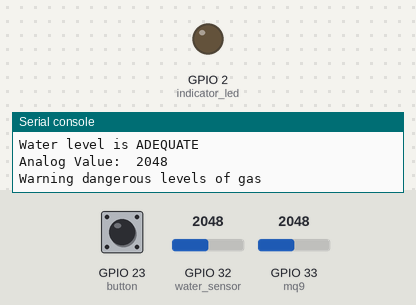
A program run on a simulated ESP32 board running MicroPython. Parts: output pins drawn as LEDs (lit = HIGH), the last lines printed to the serial console. The test bench sets the inputs (shaded band); at power-on: GPIO 32 (water_sensor) = 2048, GPIO 23 (button) HIGH, GPIO 33 (mq9) = 2048 (analog values on the 0–4095 scale). WiFi joins after 1.5 s; web requests get an empty 200 reply after 0.4 s.

Above: at 3.2 s.
3.3 s: GPIO 32 (water_sensor) set to 491
At 6.6 s:
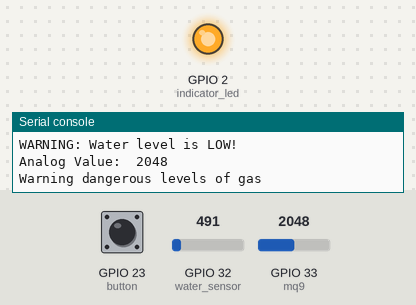
6.8 s: GPIO 23 (button) pulled LOW for 3.2 s
Timing chart, 0 to 17.5 s (numbered marks = the images above; inputs shaded):
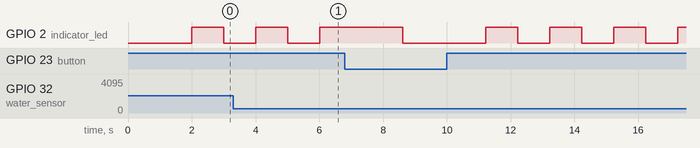

The program:

control.py
```python
import network
import urequests
import machine
import time
import ubinascii
from machine import ADC, Pin

SSID = "Ashraf"
PASSWORD = "ashdan2024"
ESP32CAM_IP = "192.168.1.114"
ESP32CAM_PATH = "/capture"
HIVE_REF = '67e9da6a78f6f3ff0a43625d'

SERVER_URL = "http://192.168.1.200:3000/hardware/addCapture"

button = machine.Pin(23, machine.Pin.IN, machine.Pin.PULL_UP)

water_sensor = ADC(Pin(32))
water_sensor.atten(ADC.ATTN_11DB)
water_sensor.width(ADC.WIDTH_12BIT)

WATER_THRESHOLD = 500
indicator_led = Pin(2, Pin.OUT)

last_water_state = None
water_level_low = False

mq9  = ADC(Pin(33))
mq9.atten(ADC.ATTN_11DB)

GAS_THRESHOLD = 2000

def connect_wifi():
    wlan = network.WLAN(network.STA_IF)
    wlan.active(True)
    if not wlan.isconnected():
        print("Connecting to Wi-Fi...")
        wlan.connect(SSID, PASSWORD)

        max_wait = 20
        while max_wait > 0:
            if wlan.isconnected():
                break
            max_wait -= 1
            print("Waiting for connection...")
            time.sleep(1)

    if wlan.isconnected():
        print("Connected:", wlan.ifconfig())
        return True
    else:
        print("Connection failed!")
        return False

def capture_image():
    print("Starting image capture process...")
    try:
        print(f"Sending GET request to http://{ESP32CAM_IP}{ESP32CAM_PATH}")

        response = urequests.get(f"http://{ESP32CAM_IP}{ESP32CAM_PATH}", timeout=10)

        print(f"Response status: {response.status_code}")
        print(f"Response headers: {response.headers}")

        if response.status_code == 200:
            content_type = response.headers.get('Content-Type', 'unknown')
            content_length = response.headers.get('Content-Length', 'unknown')
            print(f"Content-Type: {content_type}")
            print(f"Content-Length: {content_length}")

            print("Reading response content...")
            chunks = []
            total_size = 0
            chunk_size = 16

            while True:
                try:
                    chunk = response.raw.read(chunk_size)
                    if not chunk:
                        print("End of content reached")
                        break

                    chunks.append(chunk)
                    total_size += len(chunk)
                    print(f"Read chunk: {len(chunk)} bytes, total: {total_size} bytes")

                except Exception as e:
                    print(f"Error reading chunk: {e}")
                    break

            # Combine all chunks
            print(f"Total data read: {total_size} bytes")
            if total_size > 0:
                # Combine all chunks into a single bytes object
                image_data = b''.join(chunks)
                print(f"Image data assembled: {len(image_data)} bytes")

                # Close the response
                response.close()
                return image_data
            else:
                print("No data received")
                response.close()
                return None
        else:
            print(f"Error response: {response.status_code}")
            response.close()
            return None

    except Exception as e:
        print(f"Exception during image capture: {e}")
        return None

def send_to_server(image_data):
    try:
        print(f"Encoding {len(image_data)} bytes to base64...")

        base64_data = ubinascii.b2a_base64(image_data).decode('utf-8')
        print(f"Base64 encoded length: {len(base64_data)} characters")

        data = {
            'hiveRef': HIVE_REF,
            'image': base64_data
        }

        headers = {
            'Content-Type': 'application/json'
        }

        print(f"Sending to server at {SERVER_URL}")
        response = urequests.post(
            url=SERVER_URL,
            json=data,
            headers=headers
        )

        print(f"Server response status: {response.status_code}")
        if response.status_code == 200:
            print("Image successfully sent to server!")
            try:
                response_text = response.text
            except:
                print("Could not read response text")
        else:
            print(f"Server error status: {response.status_code}")
            try:
                print(f"Error details: {response.text}")
            except:
                print("Could not read error details")

        response.close()
        return response.status_code == 200

    except Exception as e:
        print(f"Error sending to server: {e}")
        return False

def capture_and_send():
    image_data = capture_image()

    if image_data and len(image_data) > 0:
        print(f"Successfully captured image: {len(image_data)} bytes")
        success = send_to_server(image_data)
        if success:
            print("Process completed successfully!")
        else:
            print("Failed to send image to server")
    else:
        print("Failed to capture image")

def check_water_level():
    global last_water_state, water_level_low

    indicator_led.value(not indicator_led.value())

    try:
        value = water_sensor.read()
        print(f"Water sensor reading: {value}, Threshold: {WATER_THRESHOLD}")

        if value < WATER_THRESHOLD:
            print("WARNING: Water level is LOW!")
            water_level_low = True

            if last_water_state is not None and last_water_state != water_level_low:
                print("Water level changed to LOW - capturing image")
        else:
            print("Water level is ADEQUATE")
            water_level_low = False

        last_water_state = water_level_low
        return value

    except Exception as e:
        print(f"Error reading water sensor: {e}")
        return None

def check_flammable_gas():
    analog_value = mq9.read()
    print("Analog Value: " , analog_value)
    if(analog_value > GAS_THRESHOLD):
        print("Warning dangerous levels of gas")

# Main loop
def main():
    if connect_wifi():
        print("System initialized - monitoring water level and waiting for button press")
        print(f"Water sensor is on GPIO 32 (ADC), threshold set to {WATER_THRESHOLD}")
        print("-" * 40)

    while True:


        if button.value() == 0:
            time.sleep(0.2)
            if button.value() == 0:
                print("Button pressed, capturing image...")
                capture_and_send()
                print("Waiting for next button press...")
                time.sleep(1)

        check_water_level()
        check_flammable_gas()

        time.sleep(1)

try:
    main()
except Exception as e:
    print("Main loop error:", e)
```

Measured:
- by itself, GPIO 2 (indicator_led): repeats every 2.0 s: HIGH 1.0 s, LOW 1.0 s
